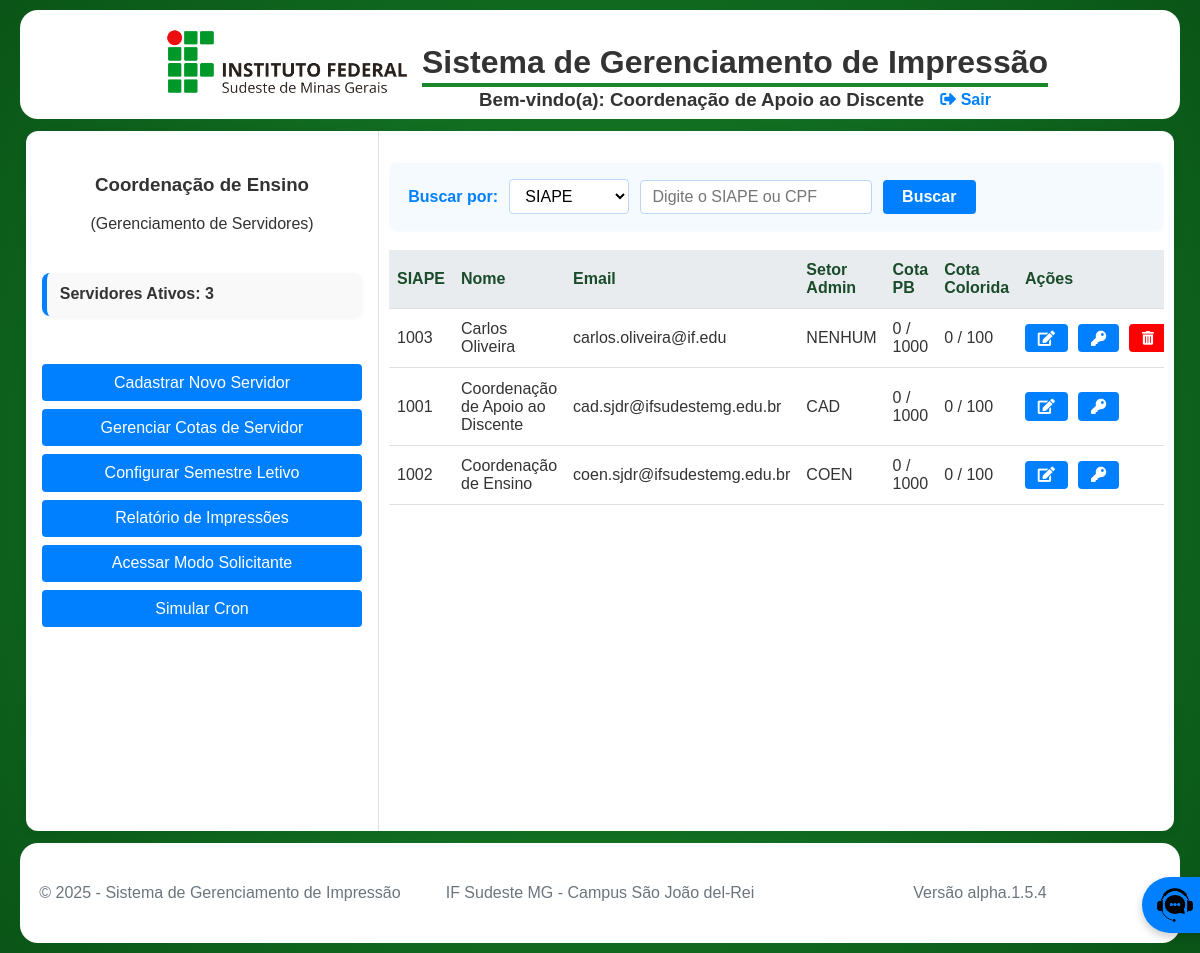
The page /pages/admin_coen/dashboard_coen.php (signed in) on the database its author committed.
### tables this page shows
CREATE TABLE `CotaServidor` (
  `siape` varchar(20) NOT NULL,
  `cota_pb_total` int(11) NOT NULL DEFAULT 1000,
  `cota_pb_usada` int(11) NOT NULL DEFAULT 0,
  `cota_color_total` int(11) NOT NULL DEFAULT 100,
  `cota_color_usada` int(11) NOT NULL DEFAULT 0,
  PRIMARY KEY (`siape`),
  CONSTRAINT `CotaServidor_ibfk_1` FOREIGN KEY (`siape`) REFERENCES `Servidor` (`siape`) ON DELETE CASCADE
);

CREATE TABLE `Servidor` (
  `siape` varchar(20) NOT NULL,
  `nome` varchar(100) NOT NULL,
  `sobrenome` varchar(100) NOT NULL,
  `email` varchar(100) NOT NULL,
  `cpf` char(11) NOT NULL,
  `senha` varchar(255) NOT NULL,
  `is_admin` tinyint(1) NOT NULL DEFAULT 0,
  `is_super_admin` tinyint(1) NOT NULL DEFAULT 0,
  `setor_admin` enum('CAD','COEN','NENHUM') NOT NULL DEFAULT 'NENHUM',
  `ativo` tinyint(1) DEFAULT 1,
  `data_fim_validade` date DEFAULT NULL,
  PRIMARY KEY (`siape`),
  UNIQUE KEY `cpf` (`cpf`)
);

### pages/admin_coen/dashboard_coen.php (the view, shortened to what this page needs)
<?php
require_once '../../includes/config.php';
$siape_logado = $_SESSION['usuario']['id'];
$pagina = isset($_GET['pagina']) && is_numeric($_GET['pagina']) ? (int)$_GET['pagina'] : 1;
$limite = 12;
$offset = ($pagina - 1) * $limite;
$condicoes = [];
$tipo_busca = $_GET['tipo_busca'] ?? '';
$valor_busca = trim($_GET['valor_busca'] ?? '');
$base_sql = "FROM Servidor s LEFT JOIN CotaServidor cs ON s.siape = cs.siape";
$where_clause = !empty($condicoes) ? 'WHERE ' . implode(' AND ', $condicoes) : '';
$sql_servidores = "SELECT s.*, cs.cota_pb_total, cs.cota_pb_usada, cs.cota_color_total, cs.cota_color_usada
                   " . $base_sql . " " . $where_clause . "
                   ORDER BY s.nome ASC
                   LIMIT :limite OFFSET :offset";
$stmt = $conn->prepare($sql_servidores);
$stmt->bindValue(':limite', $limite, PDO::PARAM_INT);
$stmt->bindValue(':offset', $offset, PDO::PARAM_INT);
$stmt->execute();
$servidores = $stmt->fetchAll();
$total_servidores = $conn->query("SELECT COUNT(*) AS total FROM Servidor WHERE ativo = 1")->fetch()->total ?? 0;
include_once '../../includes/header.php';
?>
<link rel="stylesheet" href="dashboard_coen.css">
<div class="dashboard-layout">
    <aside class="dashboard-aside">
        <section class="dashboard-header">
            <h1>Coordenação de Ensino</h1>
            <p>(Gerenciamento de Servidores)</p>
        </section>
        <section class="dashboard-cards">
            <div class="card">Servidores Ativos: <?= $total_servidores ?></div>
        </section>
        <section class="dashboard-menu">
            <a class="btn-menu" href="../admin/form_servidor.php">Cadastrar Novo Servidor</a>
            <a class="btn-menu" href="gerenciar_cotas_servidor.php">Gerenciar Cotas de Servidor</a>
            <a class="btn-menu" href="../admin/configurar_semestre.php">Configurar Semestre Letivo</a>
            <a class="btn-menu" href="relatorio_servidor.php">Relatório de Impressões</a>
            <a class="btn-menu" href="../servidor/dashboard_servidor.php">Acessar Modo Solicitante</a>
            <a class="btn-menu" href="../admin/simular_cron.php">Simular Cron</a>
        </section>
    </aside>
    <main class="dashboard-main">
        <div class="responsive-table">
            <form method="GET" class="busca-form styled-busca-form">
                <label for="tipo_busca">Buscar por:</label>
                <select name="tipo_busca" id="tipo_busca" required>
                    <option value="siape" <?= ($tipo_busca === 'siape' ? 'selected' : '') ?>>SIAPE</option>
                </select>
                <input type="text" name="valor_busca" placeholder="Digite o SIAPE ou CPF" value="<?= htmlspecialchars($valor_busca) ?>">
                <button type="submit">Buscar</button>
            </form>
            <table>
                <thead>
                    <tr>
                        <th>SIAPE</th>
                        <th>Nome</th>
                        <th>Email</th>
                        <th>Setor Admin</th>
                        <th>Cota PB</th>
                        <th>Cota Colorida</th>
                        <th>Ações</th>
                    </tr>
                </thead>
                <tbody>
                    <?php foreach ($servidores as $s): ?>
                        <tr>
                            <td data-label="SIAPE"><?= htmlspecialchars($s->siape) ?></td>
                            <td data-label="Nome"><?= htmlspecialchars($s->nome . ' ' . $s->sobrenome) ?></td>
                            <td data-label="Email"><?= htmlspecialchars($s->email) ?></td>
                            <td data-label="Setor"><?= htmlspecialchars($s->setor_admin) ?></td>
                            <td data-label="Cota PB"> <?= (int)($s->cota_pb_usada ?? 0) ?> / <?= (int)($s->cota_pb_total ?? 0) ?> </td>
                            <td data-label="Cota Colorida"> <?= (int)($s->cota_color_usada ?? 0) ?> / <?= (int)($s->cota_color_total ?? 0) ?> </td>
                            <td data-label="Ações">
                                <div class="action-buttons">
                                    <a href="../admin/form_servidor.php?siape=<?= htmlspecialchars($s->siape) ?>" class="btn-action btn-edit" title="Editar"><i class="fas fa-edit"></i></a>
                                    <a type="button" class="btn-action btn-redefinir" data-siape="<?= htmlspecialchars($s->siape) ?>" title="Redefinir Senha"><i class="fas fa-key"></i></a>
                                    <?php if ($s->siape !== $siape_logado && !(isset($s->is_super_admin) && $s->is_super_admin == 1)): ?>
                                        <button type="button"
                                           class="btn-action btn-delete btn-excluir-servidor btn-exc"
                                           data-siape="<?= htmlspecialchars($s->siape) ?>"
                                           data-nome="<?= htmlspecialchars($s->nome . ' ' . $s->sobrenome) ?>"
                                           title="Excluir Servidor">
                                           <i class="fas fa-trash-alt"></i>
                                        </button>
                                    <?php endif; ?>
                                </div>
                            </td>
                        </tr>
                    <?php endforeach; ?>
                </tbody>
            </table>
        </div>
    </main>
</div>
<?php include_once '../../includes/footer.php'; ?>

### styles.css (style rules this page uses)
body { background: radial-gradient(circle at center, #19882c, #0A5517); background-attachment: fixed; font-family: Arial, sans-serif; margin: 0; padding: 0; color: #333; }
a { text-decoration: none; }
.dashboard-layout { display: flex; min-height: 700px; background: #fff; margin: 12px 26px; border-radius: 12px; box-shadow: 0 2px 12px rgba(0,0,0,0.06); }
.dashboard-aside { width: 320px; border-right: 1px solid #e0e0e0; padding: 1.5rem 1rem 1rem 1rem; display: flex; flex-direction: column; gap: 1.5rem; }
.dashboard-main { margin-left: 10px; margin-right: 10px; width: 65%; flex: 1; min-width: 0; padding: 1rem 0 1rem 0; }

### pages/admin_coen/dashboard_coen.css (style rules this page uses)
.dashboard-header { text-align: center; }
.dashboard-cards { display: flex; flex-direction: column; gap: 1rem; margin-bottom: 1.5rem; }
.card { background: #f9f9f9; border-left: 5px solid #0080ff; padding: 0.8rem; border-radius: 8px; font-weight: 600; box-shadow: 0 2px 4px rgba(0,0,0,0.05); }
.dashboard-menu { display: flex; flex-direction: column; gap: 0.5rem; }
.btn-menu { background: #0080ff; color: #fff; border: none; border-radius: 4px; padding: 0.6rem 1.2rem; font-weight: 500; text-align: center; text-decoration: none; transition: background 0.2s; }
.responsive-table { width: 100%; overflow-x: auto; margin: 0 auto; padding: 1rem 0; }
table { width: 100%; border-collapse: collapse; background: #fff; margin-bottom: 1rem; }
thead { background: #e9ecef; }
th, td { padding: 0.7rem 0.5rem; border-bottom: 1px solid #e0e0e0; text-align: left; }
th { font-weight: 700; color: #1a4b2a; }
.action-buttons { align-items: center; display: flex; gap: 0.25rem; text-align: center; }
.action-buttons a { background: #0080ff; color: #fff; padding: 0.35rem 0.8rem; border-radius: 4px; font-size: 0.95em; text-decoration: none; margin-right: 0.4rem; transition: background 0.2s; display: inline-block; }
.action-buttons .btn-exc { color: #FFF; padding: 0.4rem 0.8rem; border: none; border-radius: 4px; font-size: 0.85rem; background-color: #ff0000; transition: background 0.2s; }
.styled-busca-form { display: flex; flex-wrap: wrap; align-items: center; gap: 0.7rem; background: #f5faff; border-radius: 8px; padding: 1rem 1.2rem; margin-bottom: 1.2rem; box-shadow: 0 1px 4px rgba(0,128,255,0.06); }
.styled-busca-form label { font-weight: 600; color: #0080ff; margin-bottom: 0; }
.styled-busca-form select, .styled-busca-form input[type="text"] { border: 1px solid #bcd6f7; border-radius: 4px; padding: 0.45rem 0.7rem; font-size: 1em; background: #fff; transition: border 0.2s; min-width: 120px; }
.styled-busca-form button { background: #0080ff; color: #fff; border: none; border-radius: 4px; padding: 0.5rem 1.2rem; font-size: 1em; font-weight: 600; cursor: pointer; transition: background 0.2s; }

### rows shown on the page
cotaservidor: siape.siape "1003", siape.sobrenome "Carlos Oliveira", siape.email "carlos.oliveira@if.edu", siape.setor_admin "NENHUM", cota_pb_usada "0", cota_pb_total "1000", cota_color_usada "0", cota_color_total "100"
cotaservidor: siape.siape "1001", siape.sobrenome "Coordenação de Apoio ao Discente", siape.email "cad.sjdr@ifsudestemg.edu.br", siape.setor_admin "CAD", cota_pb_usada "0", cota_pb_total "1000", cota_color_usada "0", cota_color_total "100"
cotaservidor: siape.siape "1002", siape.sobrenome "Coordenação de Ensino", siape.email "coen.sjdr@ifsudestemg.edu.br", siape.setor_admin "COEN", cota_pb_usada "0", cota_pb_total "1000", cota_color_usada "0", cota_color_total "100"

### other values the page prints
SITE_NAME "Sistema de Gerenciamento de Impressão"
$total_servidores "3"
CURRENT_YEAR "2025"
